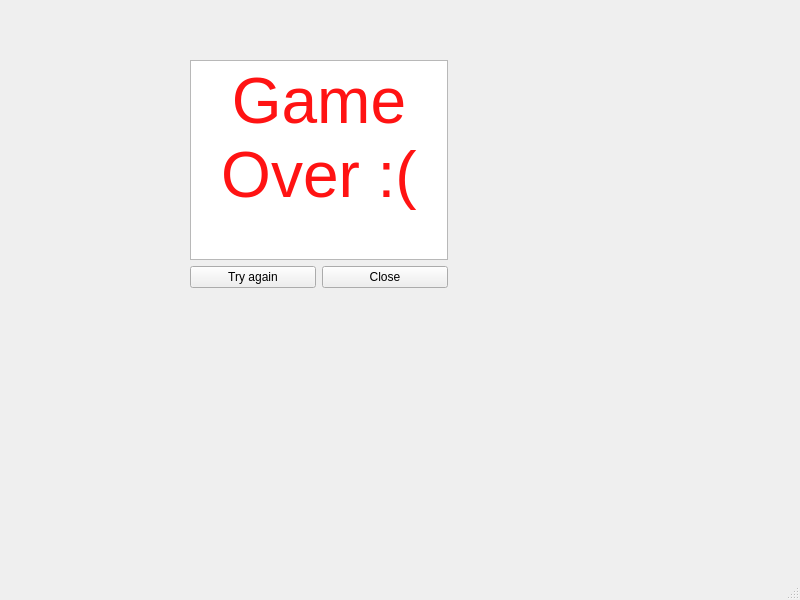
<?xml version="1.0" encoding="UTF-8"?>
<ui version="4.0">
 <class>GameOver</class>
 <widget class="QMainWindow" name="GameOver">
  <property name="geometry">
   <rect>
    <x>0</x>
    <y>0</y>
    <width>800</width>
    <height>600</height>
   </rect>
  </property>
  <property name="windowTitle">
   <string>MainWindow</string>
  </property>
  <widget class="QWidget" name="centralwidget">
   <widget class="QWidget" name="">
    <property name="geometry">
     <rect>
      <x>190</x>
      <y>60</y>
      <width>258</width>
      <height>228</height>
     </rect>
    </property>
    <layout class="QVBoxLayout" name="verticalLayout">
     <item>
      <widget class="QTextBrowser" name="textBrowser">
       <property name="html">
        <string>&lt;!DOCTYPE HTML PUBLIC &quot;-//W3C//DTD HTML 4.0//EN&quot; &quot;http://www.w3.org/TR/REC-html40/strict.dtd&quot;&gt;
&lt;html&gt;&lt;head&gt;&lt;meta name=&quot;qrichtext&quot; content=&quot;1&quot; /&gt;&lt;style type=&quot;text/css&quot;&gt;
p, li { white-space: pre-wrap; }
&lt;/style&gt;&lt;/head&gt;&lt;body style=&quot; font-family:'Ubuntu'; font-size:11pt; font-weight:400; font-style:normal;&quot;&gt;
&lt;p align=&quot;center&quot; style=&quot; margin-top:0px; margin-bottom:0px; margin-left:0px; margin-right:0px; -qt-block-indent:0; text-indent:0px;&quot;&gt;&lt;span style=&quot; font-size:48pt; color:#ff1313;&quot;&gt;Game Over :(&lt;/span&gt;&lt;/p&gt;&lt;/body&gt;&lt;/html&gt;</string>
       </property>
      </widget>
     </item>
     <item>
      <layout class="QHBoxLayout" name="horizontalLayout">
       <item>
        <widget class="QPushButton" name="try_again">
         <property name="text">
          <string>Try again</string>
         </property>
        </widget>
       </item>
       <item>
        <widget class="QPushButton" name="close">
         <property name="text">
          <string>Close</string>
         </property>
        </widget>
       </item>
      </layout>
     </item>
    </layout>
   </widget>
  </widget>
  <widget class="QMenuBar" name="menubar">
   <property name="geometry">
    <rect>
     <x>0</x>
     <y>0</y>
     <width>800</width>
     <height>22</height>
    </rect>
   </property>
  </widget>
  <widget class="QStatusBar" name="statusbar"/>
 </widget>
 <resources/>
 <connections/>
</ui>
